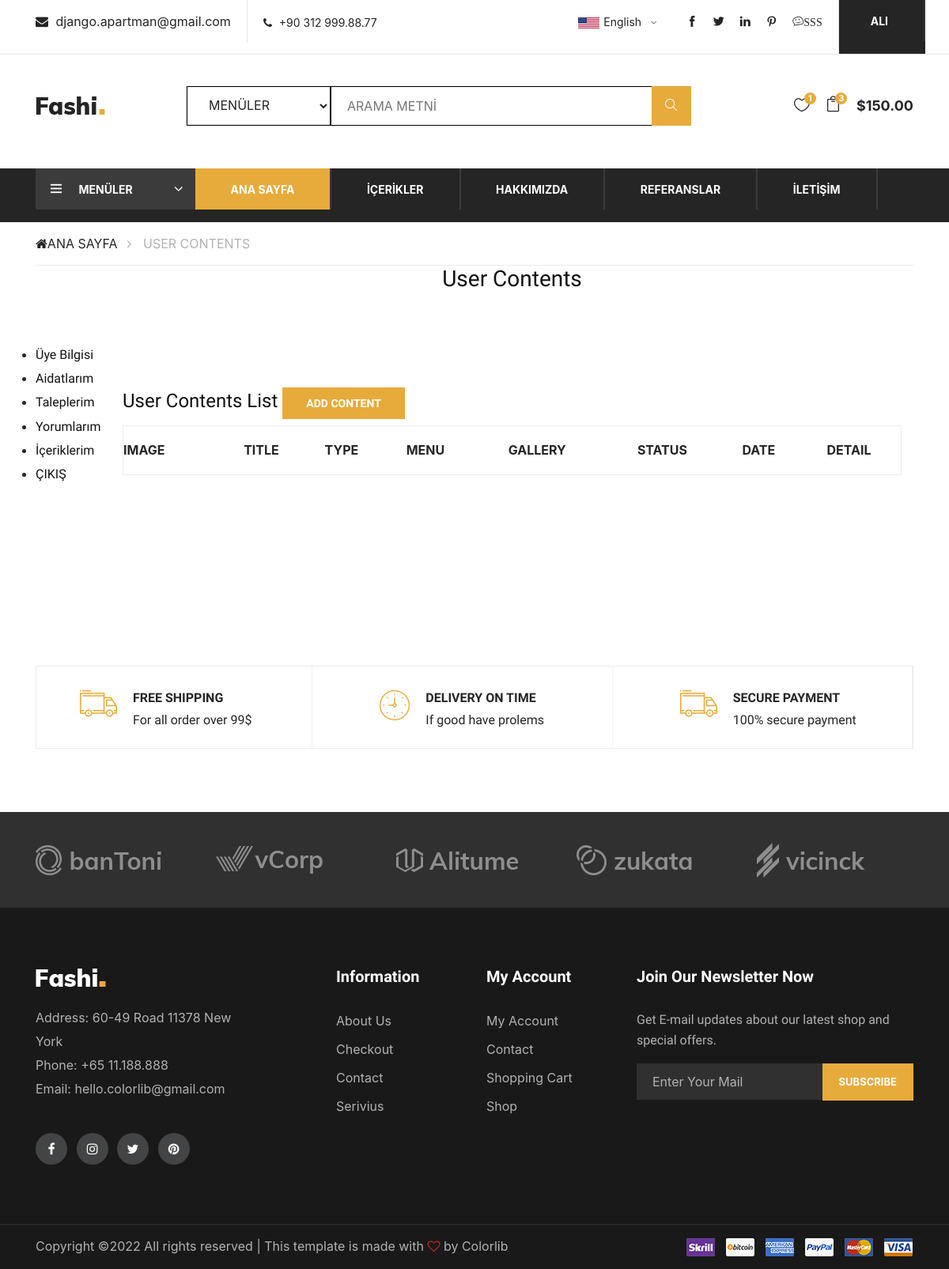
Before: /user/contents/ (signed in) with the older database file.
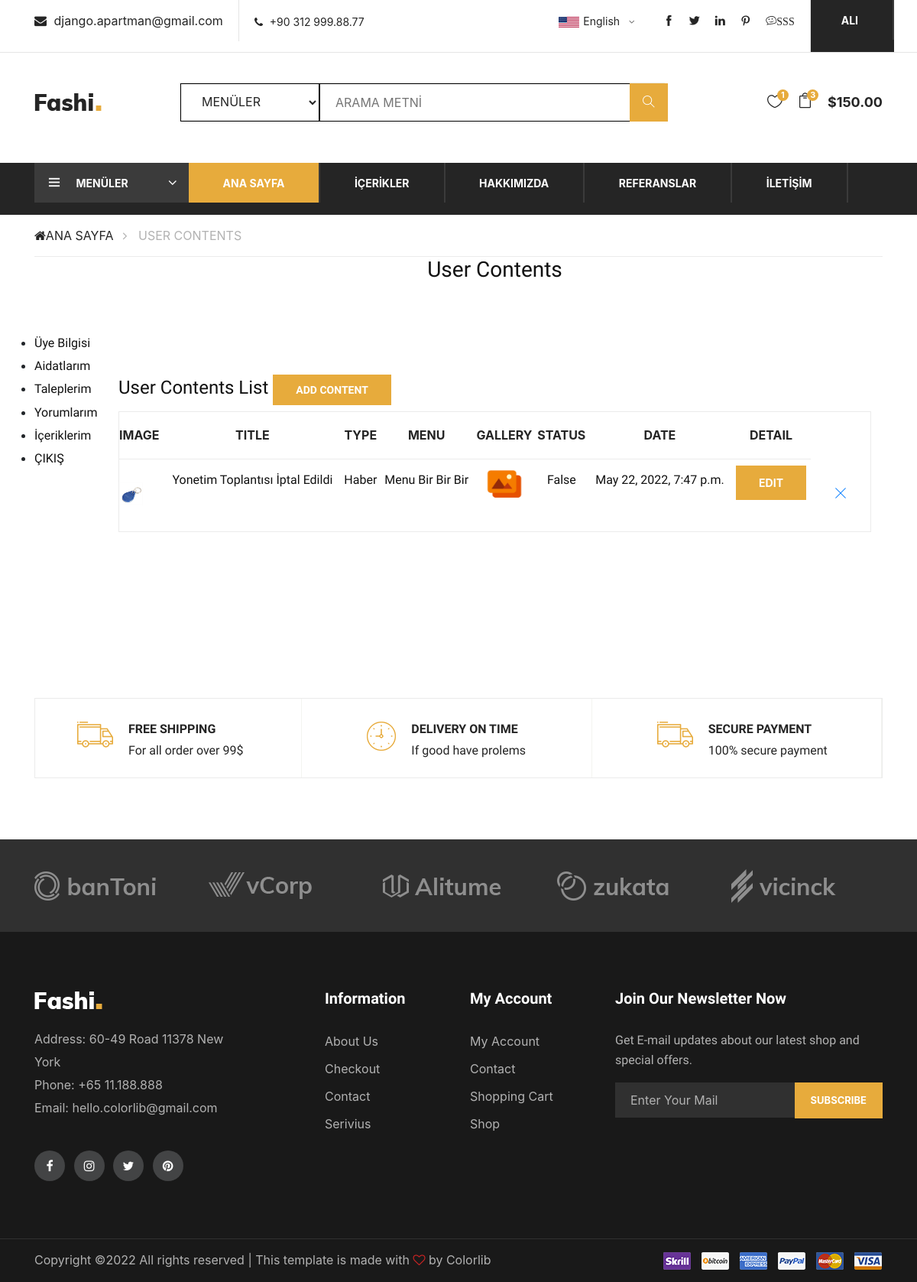
After: the same page with the newer database file.
### content/models.py (models this page shows, shortened)
class Content(models.Model):
    STATUS = (
        ('True', 'Evet'),
        ('False', 'Hayır')
    )
    TYPE = (
        ('Haber', 'Haber'),
        ('Duyuru', 'Duyuru'),
        ('Etkinlik', 'Etkinlik'),
        ('Kararlar', 'Kararlar'),
        ('Anket', 'Anket'),
        ('Yönetim', 'Yönetim')
    )
    user = models.ForeignKey(User, on_delete=models.SET_NULL, null=True)
    title = models.CharField(max_length=150)
    keywords = models.CharField(max_length=255)
    description = models.CharField(max_length=255)
    image = models.ImageField(blank=True, upload_to='images/')
    menu = models.ForeignKey(Menu, on_delete=models.CASCADE)  # relation with Menu table
    detail = RichTextUploadingField(null=True, blank=True)
    type = models.CharField(max_length=10, choices=TYPE)
    slug = models.SlugField(null=False, unique=True)
    status = models.CharField(max_length=10, choices=STATUS)
    create_at = models.DateTimeField(auto_now_add=True)
    update_at = models.DateTimeField(auto_now_add=True)
    def image_tag(self):
        if self.image:
            return mark_safe('<img src="{}" height="50"/>'.format(self.image.url))
    image_tag.short_description = 'Image'

class Menu(MPTTModel):
    STATUS = (
        ('True', 'Evet'),
        ('False', 'Hayır')
    )
    parent = TreeForeignKey('self', blank=True, null=True, related_name='children', on_delete=models.CASCADE)
    title = models.CharField(max_length=100)
    keywords = models.CharField(max_length=255)
    description = models.CharField(max_length=255)
    image = models.ImageField(blank=True, upload_to='images/')
    status = models.CharField(max_length=10, choices=STATUS)
    slug = models.SlugField(null=False, unique=True)
    create_at = models.DateTimeField(auto_now_add=True)
    update_at = models.DateTimeField(auto_now_add=True)
    class MPTTMeta:
        order_insertion_by = ['title']
    def image_tag(self):
        if self.image:
            return mark_safe('<img src="{}" height="50"/>'.format(self.image.url))
    image_tag.short_description = 'Image'

### user/views.py (the view)
# urls.py: path('contents/', views.contents, name='contents'),
@login_required(login_url='/login')  # Check login
def contents(request):
    menu = Menu.objects.all()
    current_user = request.user
    contents = Content.objects.filter(user_id=current_user.id)
    context = {
        'menu': menu,
        'comments': comments,
        'contents': contents,
    }
    return render(request, 'user_contents.html', context)

### user/templates/user_contents.html (shortened to what this page needs)
{% extends 'homebase.html' %}
{% load static %}
{% block content %}
<div class="breacrumb-section">
    <div class="container">
        <div class="row">
            <div class="col-lg-12">
                <div class="breadcrumb-text">
                    <a href="/"><i class="fa fa-home"></i>ANA SAYFA</a>
                    <span>USER CONTENTS</span>
                </div>
            </div>
        </div>
    </div>
</div>
<div class="section">
    <div class="container">
        <div class="row">
            <div class="col-md-1">
                <div class="billing-details">
                    {% include "user_panel.html" %}
                </div>
            </div>
            <div class="col-md-11">
                <div class="section-title">
                    <h3 class="title">User Contents</h3>
                </div>
                <section class="shopping-cart spad">
                    <div class="container">
                        <div class="row">
                            <div class="col-lg-12">
                                <div class="cart-table">
                                    <div class="section title">
                                        <h4 class="title">
                                            User Contents List
                                            <a class="primary-btn" href="/user/addcontent">Add Content</a>
                                        </h4>
                                    </div>
                                    <table>
                                        <thead>
                                        <tr>
                                            <th class="p-name">Image</th>
                                            <th>Title</th>
                                            <th>Type</th>
                                            <th>Menu</th>
                                            <th>Gallery</th>
                                            <th>Status</th>
                                            <th>Date</th>
                                            <th>Detail</th>
                                        </tr>
                                        </thead>
                                        <tbody>
                                        {% for rs in contents %}
                                        <tr>
                                            <td class="cart-title first-row">
                                                <a href="/content/{{ rs.id }}/{{ rs.slug }}">
                                                    <img src="{{rs.image.url}}" style="height:30px;">
                                                </a>
                                            </td>
                                            <td><a href="/content/{{ rs.id }}/{{ rs.slug }}"><h6>{{rs.title}}</h6></a></td>
                                            <td><h6>{{rs.type}}</h6></td>
                                            <td><h6>{{rs.menu.title}}</h6></td>
                                            <td>
                                                <a href="javascript:;"
                                                   onclick="window.open('/user/contentaddimage/{{rs.id}}','gallery','height=600,width=800,top=50,left=150')">
                                                    <img src="{%static '' %}img/gallery.png" alt="" style="height:50px; width:50px">
                                                </a>
                                            </td>
                                            <td><h6>{{rs.status}}</h6></td>
                                            <td><h6>{{rs.create_at}}</h6></td>
                                            <td><a class="primary-btn" href="/user/contentedit/{{rs.id}}">Edit</a></td>
                                            <td class="close-td first-row">
                                                <a href="/user/contentdelete/{{rs.id}}" onclick="return confirm('Delete! Are you sure?')">
                                                    <i class="ti-close"></i>
                                                </a>
                                            </td>
                                        </tr>
                                        {% endfor %}
                                        </tbody>
                                    </table>
                                </div>
                            </div>
                        </div>
                    </div>
                </section>
            </div>
        </div>
    </div>
</div>
{% endblock %}

### home/templates/header.html (shortened to what this page needs)
{% load static %}
<header class="header-section">
    <div class="header-top">
        <div class="container">
            <div class="ht-left">
                <div class="mail-service">
                    <i class=" fa fa-envelope"></i>
                    django.apartman@gmail.com
                </div>
                <div class="phone-service">
                    <i class=" fa fa-phone"></i>
                    +90 312 999.88.77
                </div>
            </div>
            <div class="ht-right">
                <div class="row">
                    <div class="lan-selector">
                    </div>
                    <div class="top-social">
                        <a href="#"><i class="ti-facebook"></i></a>
                        <a href="#"><i class="ti-twitter-alt"></i></a>
                        <a href="#"><i class="ti-linkedin"></i></a>
                        <a href="#"><i class="ti-pinterest"></i></a>
                        <a href="/sss"><i class="ti-themify-favicon">SSS</i></a>
                    </div>
                    {% if user.id is not None %}
                    <div class="nav-item">
                        <nav class="nav-menu mobile-menu">
                            <ul>
                                <li><a href="#"><image src="{{ profile.image.url }}" style="height:30px"></image>{{ user.username }}</a>
                                </li>
                            </ul>
                        </nav>
                    </div>
                    {% endif %}
                </div>
            </div>
        </div>
    </div>
    <div class="container">
        <div class="inner-header">
            <div class="row">
                <div class="col-lg-2 col-md-2">
                    <div class="logo">
                        <a href="./index.html">
                            <img src="{% static 'img/logo.png' %}" alt="">
                        </a>
                    </div>
                </div>
                <div class="col-lg-7 col-md-7">
                    <div class="advanced-search">
                        <form action="/search/" method="post" style="height:50px">
                            {% load mptt_tags %}
                            <select name="menuid" class="category-btn" style="height:50px; border:thin solid black">
                                <option value="0">MENÜLER</option>
                            </select>
                            <div class="input-group" style="border:thin solid black">
                                <input id="query" name="query" type="text" placeholder="ARAMA METNİ"
                                       STYLE="color:black">
                                <button><i class="ti-search"></i></button>
                            </div>
                        </form>
                    </div>
                </div>
                <div class="col-lg-3 text-right col-md-3">
                    <ul class="nav-right">
                        <li class="heart-icon">
                            <a href="#">
                                <i class="icon_heart_alt"></i>
                                <span>1</span>
                            </a>
                        </li>
                        <li class="cart-icon">
                            <a href="#">
                                <i class="icon_bag_alt"></i>
                                <span>3</span>
                            </a>
                        </li>
                        <li class="cart-price">$150.00</li>
                    </ul>
                </div>
            </div>
        </div>
    </div>
    <div class="nav-item">
        <div class="container">
            {% block sidebar %} {% include 'sidebar.html' %} {% endblock %}
            <nav class="nav-menu mobile-menu">
                <ul>
                    <li class="active"><a href="/">ANA SAYFA</a></li>
                    <li><a href="#">İÇERİKLER</a>
                    </li>
                    <li><a href="/hakkimizda">HAKKIMIZDA</a></li>
                    <li><a href="/referanslar">REFERANSLAR</a></li>
                    <li><a href="/iletisim">İLETİŞİM</a></li>
                </ul>
            </nav>
        </div>
    </div>
</header>

Changed rows visible on the page:
added Content: image (picture), title "Yonetim Toplantısı İptal Edildi", type "Haber", menu "Menu Bir Bir Bir", {{ rs.id }} 6 (drawn), status "False", create_at "May 22, 2022, 7:47 p.m."
